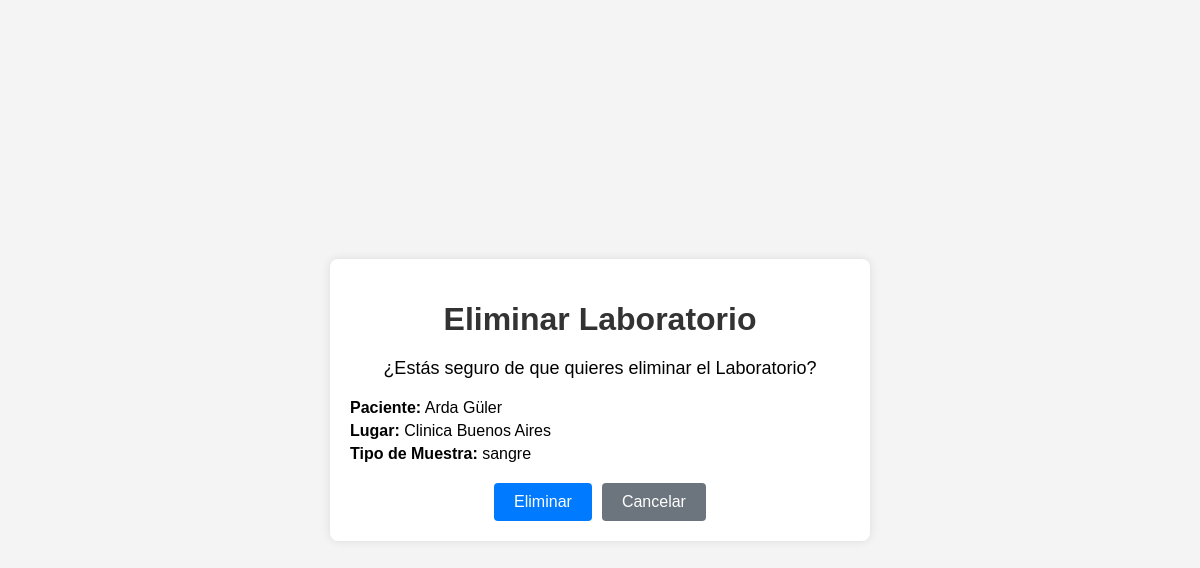
Before: /eliminar_laboratorios/1/ (signed in) with the older database file.
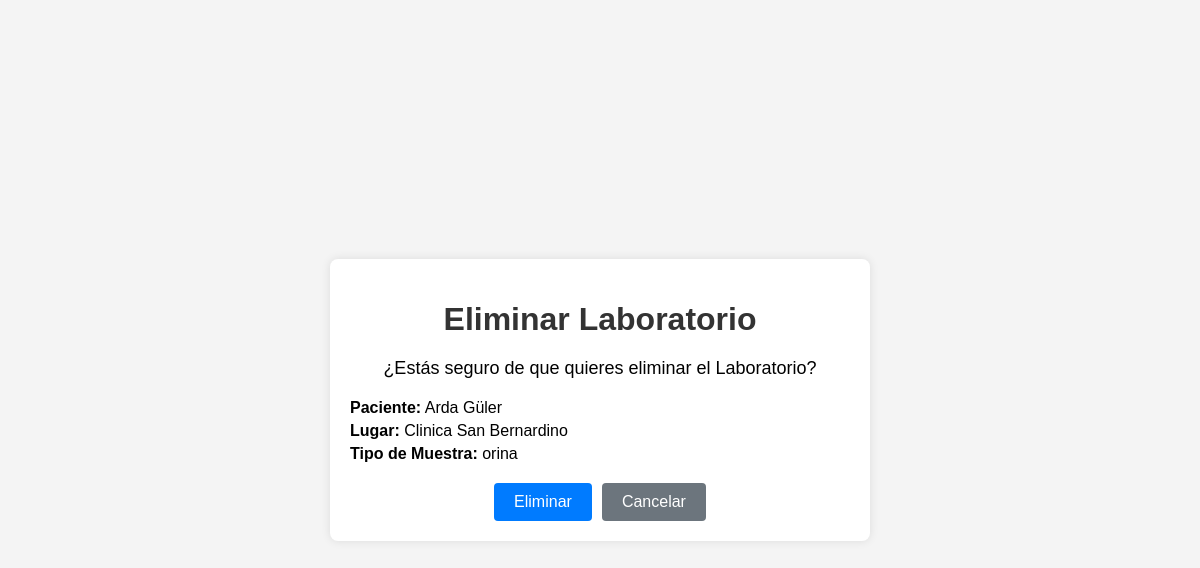
After: the same page with the newer database file.
### salud/models.py (models this page shows, shortened)
class paciente(models.Model):
    id_paciente = models.AutoField(primary_key=True , verbose_name='ID_Paciente')
    cedula = models.IntegerField(null=True,verbose_name='Cedula')
    nombre = models.CharField(max_length=50, verbose_name='Nombre')
    apellido = models.CharField(max_length=50, verbose_name='Apellido')
    sexo = models.CharField(max_length=20, verbose_name='Sexo')
    fecha_Nacimiento = models.DateField(null=True, verbose_name='Fecha de Nacimiento')
    edad = models.IntegerField ( verbose_name='Edad')
    direccion = models.CharField(max_length=50, verbose_name='Direccion')
    telefono = models.IntegerField( verbose_name='Telefono')
    email = models.EmailField( verbose_name='Email')
    id_usuario = models.ForeignKey(User, on_delete=models.CASCADE)

class laboratorio (models.Model):
    id_Laboratorios = models.AutoField(primary_key=True , verbose_name='ID_Laboratorio')
    id_paciente = models.ForeignKey(paciente, on_delete=models.CASCADE)
    fecha = models.DateField(null=False, verbose_name='Fecha')
    hora = models.TimeField(null=False, verbose_name='Hora')
    lugar = models.CharField(max_length=200, verbose_name='Lugar')
    tipo_Muestra = models.CharField(max_length=50, verbose_name='Tipo de Muestra')
    id_usuario = models.ForeignKey(User, on_delete=models.CASCADE)

### salud/views.py (the view)
# urls.py: path('eliminar_laboratorios/<int:id_Eliminarlaboratorios>/', views.eliminar_laboratorios, name='eliminar_laboratorios'),
@login_required(login_url='/accounts/login/')
def eliminar_laboratorios(request, id_Eliminarlaboratorios):
    laboratorioeliminar_instance = get_object_or_404(laboratorio, id_Laboratorios=id_Eliminarlaboratorios)
    if laboratorioeliminar_instance.id_usuario != request.user:
        return redirect('inicio')  # Redirige a una página de error o a una página de acceso denegado
    paciente_instance = laboratorioeliminar_instance.id_paciente
    if request.method == 'POST':
        laboratorioeliminar_instance.delete()  # Eliminar la cita
        return redirect('laboratorios')  # Redirige a la página de citas o a la página deseada
    context = {
        'laboratorio': laboratorioeliminar_instance,
        'paciente': paciente_instance
    }
    return render(request, 'Programar/eliminar_laboratorios.html', context)

### salud/templates/Programar/eliminar_laboratorios.html (shortened to what this page needs)
<!DOCTYPE html>
<html lang="es">
<head>
</head>
<body>
    <div class="container">
        <h1>Eliminar Laboratorio</h1>
        <p class="message">¿Estás seguro de que quieres eliminar el Laboratorio?</p>
        <div class="details">
            <p><strong>Paciente:</strong> {{ paciente.nombre }} {{ paciente.apellido }}</p>
            <p><strong>Lugar:</strong> {{ laboratorio.lugar }}</p>
            <p><strong>Tipo de Muestra:</strong> {{ laboratorio.tipo_Muestra }}</p>
        </div>
        <form method="post">
            <div class="button-group">
                <button type="submit">Eliminar</button>
                <a href="{% url 'laboratorios' %}">Cancelar</a>
            </div>
        </form>
    </div>
</body>
</html>

### salud/templates/Programar/eliminar_laboratorios.html (style rules this page uses)
body { font-family: Arial, sans-serif; background-color: #f4f4f4; display: flex; justify-content: center; align-items: center; height: 100vh; margin: 0; }
.container { background: #fff; border-radius: 8px; box-shadow: 0 0 10px rgba(0, 0, 0, 0.1); padding: 20px; width: 100%; max-width: 500px; text-align: center; }
h1 { color: #333; margin-bottom: 20px; }
.message { font-size: 18px; margin-bottom: 20px; }
.details { text-align: left; margin-bottom: 20px; font-size: 16px; }
.details p { margin: 5px 0; }
.button-group { display: flex; justify-content: center; gap: 10px; }
.button-group button, .button-group a { background-color: #007bff; color: #fff; border: none; border-radius: 4px; padding: 10px 20px; text-decoration: none; font-size: 16px; cursor: pointer; transition: background-color 0.3s ease; }
.button-group a { background-color: #6c757d; }

Changed rows visible on the page:
changed laboratorio: lugar "Clinica Buenos Aires" → "Clinica San Bernardino"; tipo_Muestra "sangre" → "orina"
